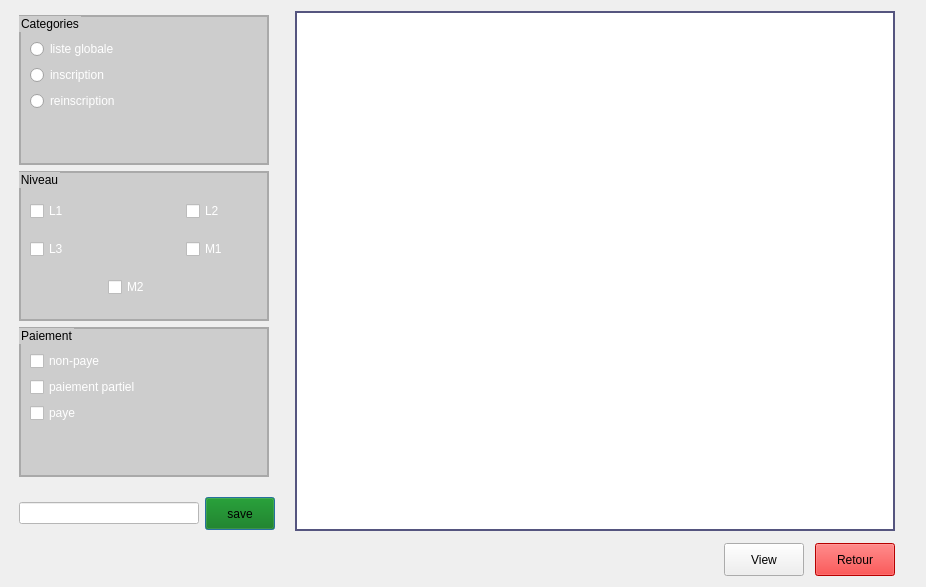
<?xml version="1.0" encoding="UTF-8"?>
<ui version="4.0">
 <class>liste_generale</class>
 <widget class="QDialog" name="liste_generale">
  <property name="geometry">
   <rect>
    <x>0</x>
    <y>0</y>
    <width>926</width>
    <height>587</height>
   </rect>
  </property>
  <property name="windowTitle">
   <string>Suivi Financier</string>
  </property>
  <layout class="QGridLayout" name="gridLayout_4">
   <item row="0" column="3">
    <spacer name="horizontalSpacer_4">
     <property name="orientation">
      <enum>Qt::Horizontal</enum>
     </property>
     <property name="sizeHint" stdset="0">
      <size>
       <width>58</width>
       <height>20</height>
      </size>
     </property>
    </spacer>
   </item>
   <item row="1" column="0">
    <spacer name="horizontalSpacer_3">
     <property name="orientation">
      <enum>Qt::Horizontal</enum>
     </property>
     <property name="sizeHint" stdset="0">
      <size>
       <width>58</width>
       <height>20</height>
      </size>
     </property>
    </spacer>
   </item>
   <item row="0" column="1" rowspan="3">
    <layout class="QVBoxLayout" name="verticalLayout_2">
     <item>
      <layout class="QGridLayout" name="gridLayout_3">
       <item row="0" column="0" rowspan="2">
        <layout class="QGridLayout" name="gridLayout_2">
         <item row="3" column="0" colspan="2">
          <layout class="QHBoxLayout" name="horizontalLayout">
           <item>
            <widget class="QLineEdit" name="filename">
             <property name="minimumSize">
              <size>
               <width>180</width>
               <height>0</height>
              </size>
             </property>
             <property name="maximumSize">
              <size>
               <width>150</width>
               <height>16777215</height>
              </size>
             </property>
             <property name="styleSheet">
              <string notr="true">QLineEdit{
	background-color: #fff;
	color:  #000;
}</string>
             </property>
            </widget>
           </item>
           <item>
            <widget class="QPushButton" name="save">
             <property name="minimumSize">
              <size>
               <width>70</width>
               <height>0</height>
              </size>
             </property>
             <property name="maximumSize">
              <size>
               <width>70</width>
               <height>16777215</height>
              </size>
             </property>
             <property name="styleSheet">
              <string notr="true">QPushButton{
	background-color: rgb(0, 113, 0);
	height: 25px;
	width: 80px;
	font: 81 italic 12pt &quot;Fira Sans Compressed ExtraBold&quot;;
}

QPushButton:pressed{
	background-color: rgb(0, 85, 0);
}</string>
             </property>
             <property name="text">
              <string>save</string>
             </property>
            </widget>
           </item>
          </layout>
         </item>
         <item row="1" column="0">
          <layout class="QVBoxLayout" name="verticalLayout">
           <item>
            <widget class="QGroupBox" name="groupBox_3">
             <property name="minimumSize">
              <size>
               <width>250</width>
               <height>150</height>
              </size>
             </property>
             <property name="maximumSize">
              <size>
               <width>250</width>
               <height>150</height>
              </size>
             </property>
             <property name="styleSheet">
              <string notr="true">QGroupBox{
	background-color: rgba(191, 191, 191, 0.7) ;
	color: #000;
	border: 2px solid darkgray;
	color: #000;
}

</string>
             </property>
             <property name="title">
              <string>Categories</string>
             </property>
             <layout class="QFormLayout" name="formLayout">
              <item row="0" column="0">
               <spacer name="verticalSpacer_2">
                <property name="orientation">
                 <enum>Qt::Vertical</enum>
                </property>
                <property name="sizeType">
                 <enum>QSizePolicy::Fixed</enum>
                </property>
                <property name="sizeHint" stdset="0">
                 <size>
                  <width>13</width>
                  <height>7</height>
                 </size>
                </property>
               </spacer>
              </item>
              <item row="1" column="0">
               <widget class="QRadioButton" name="radioButton_listGen">
                <property name="styleSheet">
                 <string notr="true">QRadioButton{
	color: #ffffff;
}</string>
                </property>
                <property name="text">
                 <string>liste globale</string>
                </property>
               </widget>
              </item>
              <item row="2" column="0">
               <widget class="QRadioButton" name="radioButton_inscription">
                <property name="styleSheet">
                 <string notr="true">QRadioButton{
	color: #ffffff;
}</string>
                </property>
                <property name="text">
                 <string>inscription</string>
                </property>
               </widget>
              </item>
              <item row="3" column="0">
               <widget class="QRadioButton" name="radioButton_reinscription">
                <property name="cursor">
                 <cursorShape>PointingHandCursor</cursorShape>
                </property>
                <property name="styleSheet">
                 <string notr="true">QRadioButton{
	color: #ffffff;
}</string>
                </property>
                <property name="text">
                 <string>reinscription</string>
                </property>
               </widget>
              </item>
             </layout>
            </widget>
           </item>
           <item>
            <widget class="QGroupBox" name="groupBox">
             <property name="minimumSize">
              <size>
               <width>250</width>
               <height>150</height>
              </size>
             </property>
             <property name="maximumSize">
              <size>
               <width>250</width>
               <height>150</height>
              </size>
             </property>
             <property name="styleSheet">
              <string notr="true">QGroupBox{
	background-color: rgba(191, 191, 191, 0.7) ;
	color: #000;
	border: 2px solid darkgray;
	color: #fffff;
}

</string>
             </property>
             <property name="title">
              <string>Niveau</string>
             </property>
             <layout class="QGridLayout" name="gridLayout">
              <item row="2" column="0">
               <widget class="QCheckBox" name="L3">
                <property name="styleSheet">
                 <string notr="true">QCheckBox{
	color: #ffffff;
}</string>
                </property>
                <property name="text">
                 <string>L3</string>
                </property>
               </widget>
              </item>
              <item row="1" column="2">
               <widget class="QCheckBox" name="L2">
                <property name="styleSheet">
                 <string notr="true">QCheckBox{
	color: #ffffff;
}</string>
                </property>
                <property name="text">
                 <string>L2</string>
                </property>
               </widget>
              </item>
              <item row="2" column="2">
               <widget class="QCheckBox" name="M2">
                <property name="styleSheet">
                 <string notr="true">QCheckBox{
	color: #ffffff;
}</string>
                </property>
                <property name="text">
                 <string>M1</string>
                </property>
               </widget>
              </item>
              <item row="1" column="0">
               <widget class="QCheckBox" name="L1">
                <property name="styleSheet">
                 <string notr="true">QCheckBox{
	color: #ffffff;
}</string>
                </property>
                <property name="text">
                 <string>L1</string>
                </property>
               </widget>
              </item>
              <item row="3" column="1">
               <widget class="QCheckBox" name="M1">
                <property name="styleSheet">
                 <string notr="true">QCheckBox{
	color: #ffffff;
}</string>
                </property>
                <property name="text">
                 <string>M2</string>
                </property>
               </widget>
              </item>
              <item row="0" column="0">
               <spacer name="verticalSpacer_4">
                <property name="orientation">
                 <enum>Qt::Vertical</enum>
                </property>
                <property name="sizeType">
                 <enum>QSizePolicy::Fixed</enum>
                </property>
                <property name="sizeHint" stdset="0">
                 <size>
                  <width>13</width>
                  <height>7</height>
                 </size>
                </property>
               </spacer>
              </item>
             </layout>
            </widget>
           </item>
           <item>
            <widget class="QGroupBox" name="groupBox_2">
             <property name="minimumSize">
              <size>
               <width>250</width>
               <height>150</height>
              </size>
             </property>
             <property name="maximumSize">
              <size>
               <width>250</width>
               <height>150</height>
              </size>
             </property>
             <property name="styleSheet">
              <string notr="true">QGroupBox{
	background-color: rgba(191, 191, 191, 0.7) ;
	color: #000;
	border: 2px solid darkgray;
	color: #fffff;
}

</string>
             </property>
             <property name="title">
              <string>Paiement</string>
             </property>
             <layout class="QFormLayout" name="formLayout_2">
              <item row="1" column="0">
               <widget class="QCheckBox" name="non_paye">
                <property name="styleSheet">
                 <string notr="true">QCheckBox{
	color: #ffffff;
}</string>
                </property>
                <property name="text">
                 <string>non-paye</string>
                </property>
               </widget>
              </item>
              <item row="2" column="0">
               <widget class="QCheckBox" name="partiel">
                <property name="styleSheet">
                 <string notr="true">QCheckBox{
	color: #ffffff;
}</string>
                </property>
                <property name="text">
                 <string>paiement partiel</string>
                </property>
               </widget>
              </item>
              <item row="3" column="0">
               <widget class="QCheckBox" name="paye">
                <property name="styleSheet">
                 <string notr="true">QCheckBox{
	color: #ffffff;
}</string>
                </property>
                <property name="text">
                 <string>paye</string>
                </property>
               </widget>
              </item>
              <item row="0" column="0">
               <spacer name="verticalSpacer_5">
                <property name="orientation">
                 <enum>Qt::Vertical</enum>
                </property>
                <property name="sizeType">
                 <enum>QSizePolicy::Fixed</enum>
                </property>
                <property name="sizeHint" stdset="0">
                 <size>
                  <width>13</width>
                  <height>7</height>
                 </size>
                </property>
               </spacer>
              </item>
             </layout>
            </widget>
           </item>
          </layout>
         </item>
         <item row="0" column="0">
          <spacer name="verticalSpacer_3">
           <property name="orientation">
            <enum>Qt::Vertical</enum>
           </property>
           <property name="sizeType">
            <enum>QSizePolicy::Expanding</enum>
           </property>
           <property name="sizeHint" stdset="0">
            <size>
             <width>20</width>
             <height>20</height>
            </size>
           </property>
          </spacer>
         </item>
         <item row="2" column="0">
          <spacer name="verticalSpacer">
           <property name="orientation">
            <enum>Qt::Vertical</enum>
           </property>
           <property name="sizeType">
            <enum>QSizePolicy::Expanding</enum>
           </property>
           <property name="sizeHint" stdset="0">
            <size>
             <width>20</width>
             <height>30</height>
            </size>
           </property>
          </spacer>
         </item>
         <item row="4" column="0">
          <spacer name="verticalSpacer_6">
           <property name="orientation">
            <enum>Qt::Vertical</enum>
           </property>
           <property name="sizeType">
            <enum>QSizePolicy::Fixed</enum>
           </property>
           <property name="sizeHint" stdset="0">
            <size>
             <width>20</width>
             <height>7</height>
            </size>
           </property>
          </spacer>
         </item>
        </layout>
       </item>
       <item row="0" column="2">
        <widget class="QTableView" name="vue">
         <property name="minimumSize">
          <size>
           <width>600</width>
           <height>0</height>
          </size>
         </property>
         <property name="styleSheet">
          <string notr="true">QTableView{
	border: 2px solid rgb(85, 85, 127);
	background-color: #fff;
	color: black;
}
</string>
         </property>
        </widget>
       </item>
       <item row="0" column="1">
        <spacer name="horizontalSpacer_11">
         <property name="orientation">
          <enum>Qt::Horizontal</enum>
         </property>
         <property name="sizeType">
          <enum>QSizePolicy::Fixed</enum>
         </property>
         <property name="sizeHint" stdset="0">
          <size>
           <width>14</width>
           <height>14</height>
          </size>
         </property>
        </spacer>
       </item>
      </layout>
     </item>
     <item>
      <layout class="QHBoxLayout" name="horizontalLayout_2">
       <item>
        <spacer name="horizontalSpacer_6">
         <property name="orientation">
          <enum>Qt::Horizontal</enum>
         </property>
         <property name="sizeHint" stdset="0">
          <size>
           <width>478</width>
           <height>20</height>
          </size>
         </property>
        </spacer>
       </item>
       <item>
        <widget class="QPushButton" name="view">
         <property name="styleSheet">
          <string notr="true">QPushButton{
	height: 25px;
	font: 81 11pt &quot;Fira Sans Compressed ExtraBold&quot;;
}</string>
         </property>
         <property name="text">
          <string>View</string>
         </property>
        </widget>
       </item>
       <item>
        <spacer name="horizontalSpacer_7">
         <property name="orientation">
          <enum>Qt::Horizontal</enum>
         </property>
         <property name="sizeType">
          <enum>QSizePolicy::Fixed</enum>
         </property>
         <property name="sizeHint" stdset="0">
          <size>
           <width>5</width>
           <height>20</height>
          </size>
         </property>
        </spacer>
       </item>
       <item>
        <widget class="QPushButton" name="logout">
         <property name="styleSheet">
          <string notr="true">QPushButton{
	height: 25px;
	font: 81 Italic 11pt &quot;Fira Sans Compressed ExtraBold&quot;;
	color: black;
	background-color: red;
}
QpushButton:pressed{
	background-color: rgb(182, 7, 7);
}</string>
         </property>
         <property name="text">
          <string>Retour</string>
         </property>
        </widget>
       </item>
      </layout>
     </item>
    </layout>
   </item>
   <item row="1" column="2" rowspan="2" colspan="2">
    <spacer name="horizontalSpacer_8">
     <property name="orientation">
      <enum>Qt::Horizontal</enum>
     </property>
     <property name="sizeHint" stdset="0">
      <size>
       <width>3</width>
       <height>349</height>
      </size>
     </property>
    </spacer>
   </item>
  </layout>
 </widget>
 <resources/>
 <connections/>
</ui>
